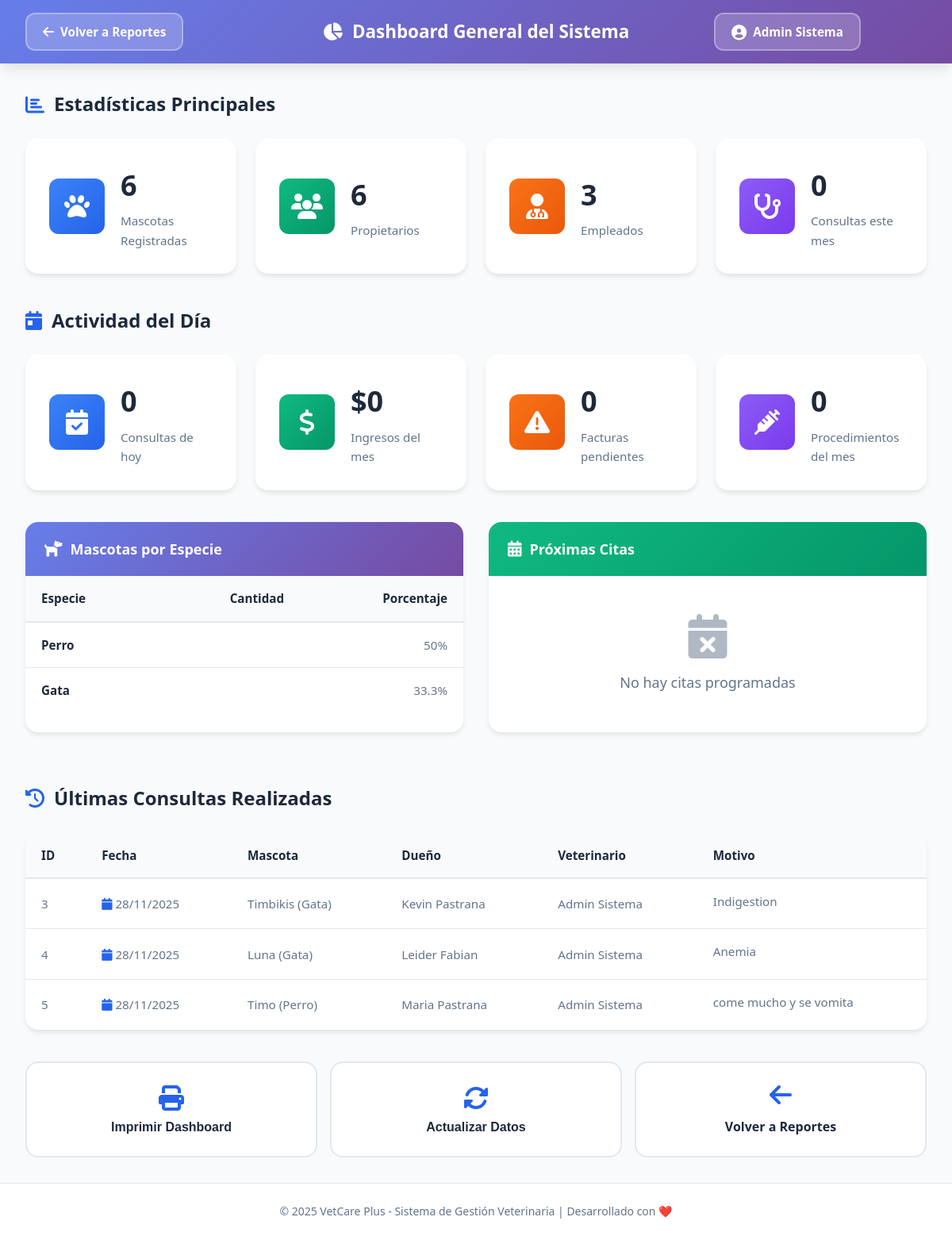
The app's page /Views/Reportes/ReporteGeneral.php (signed in) with its own data.
### tables this page shows
CREATE TABLE `consulta` (
  `id_consulta` int(10) UNSIGNED NOT NULL,
  `fecha_consulta` date NOT NULL,
  `hora_consulta` time DEFAULT NULL,
  `motivo` varchar(200) NOT NULL,
  `sintomas` text DEFAULT NULL,
  `diagnostico` text DEFAULT NULL,
  `tratamiento` text DEFAULT NULL,
  `observaciones` text DEFAULT NULL,
  `proxima_cita` date DEFAULT NULL,
  `id_mascota` int(10) UNSIGNED NOT NULL,
  `id_empleado` int(10) UNSIGNED NOT NULL,
  `estado` enum('Pendiente','En Proceso','Completada','Cancelada') NOT NULL DEFAULT 'Completada'
);

### Views/Reportes/ReporteGeneral.php (the view, shortened to what this page needs)
<?php
$user_name = $_SESSION['user_name'] ?? 'Usuario';
$host = 'localhost';
$dbname = 'veterinaria';
$username = 'root';
$password = '';
try {
    $pdo = new PDO("mysql:host=$host;dbname=$dbname;charset=utf8", $username, $password);
    $pdo->setAttribute(PDO::ATTR_ERRMODE, PDO::ERRMODE_EXCEPTION);
} catch(PDOException $e) {
    die("Error de conexión: " . $e->getMessage());
}
try {
    $stmt = $pdo->query("SELECT COUNT(*) as total FROM mascota");
    $total_mascotas = $stmt->fetch(PDO::FETCH_ASSOC)['total'];
    $stmt = $pdo->query("SELECT COUNT(*) as total FROM dueno");
    $total_duenos = $stmt->fetch(PDO::FETCH_ASSOC)['total'];
    $stmt = $pdo->query("SELECT COUNT(*) as total FROM empleado");
    $total_empleados = $stmt->fetch(PDO::FETCH_ASSOC)['total'];
    $stmt = $pdo->query("SELECT COUNT(*) as total FROM consulta
                        WHERE MONTH(fecha_consulta) = MONTH(CURRENT_DATE())
                        AND YEAR(fecha_consulta) = YEAR(CURRENT_DATE())");
    $consultas_mes = $stmt->fetch(PDO::FETCH_ASSOC)['total'];
    $stmt = $pdo->query("SELECT COUNT(*) as total FROM consulta
                        WHERE DATE(fecha_consulta) = CURRENT_DATE()");
    $consultas_hoy = $stmt->fetch(PDO::FETCH_ASSOC)['total'];
    $stmt = $pdo->query("SELECT COALESCE(SUM(total), 0) as total FROM factura
                        WHERE MONTH(fecha_factura) = MONTH(CURRENT_DATE())
                        AND YEAR(fecha_factura) = YEAR(CURRENT_DATE())");
    $ingresos_mes = $stmt->fetch(PDO::FETCH_ASSOC)['total'];
    $stmt = $pdo->query("SELECT COUNT(*) as total FROM factura WHERE estado = 'Pendiente'");
    $facturas_pendientes = $stmt->fetch(PDO::FETCH_ASSOC)['total'];
    $stmt = $pdo->query("SELECT COUNT(*) as total FROM procedimiento
                        WHERE MONTH(fecha_procedimiento) = MONTH(CURRENT_DATE())
                        AND YEAR(fecha_procedimiento) = YEAR(CURRENT_DATE())");
    $procedimientos_mes = $stmt->fetch(PDO::FETCH_ASSOC)['total'];
    $stmt = $pdo->query("SELECT especie, COUNT(*) as cantidad
                        FROM mascota
                        WHERE estado = 'Activo'
                        GROUP BY especie
                        ORDER BY cantidad DESC");
    $mascotas_especie = $stmt->fetchAll(PDO::FETCH_ASSOC);
    $stmt = $pdo->query("SELECT
        c.id_consulta,
        c.fecha_consulta,
        c.motivo,
        CONCAT(m.nombre, ' (', m.especie, ')') AS mascota,
        CONCAT(d.primer_nombre, ' ', d.primer_apellido) AS dueno,
        CONCAT(e.primer_nombre, ' ', e.primer_apellido) AS veterinario
    FROM consulta c
    INNER JOIN mascota m ON c.id_mascota = m.id_mascota
    INNER JOIN dueno d ON m.id_dueno = d.id_dueno
    INNER JOIN empleado e ON c.id_empleado = e.id_empleado
    ORDER BY c.fecha_consulta DESC
    LIMIT 5");
    $ultimas_consultas = $stmt->fetchAll(PDO::FETCH_ASSOC);
    $stmt = $pdo->query("SELECT
        c.id_consulta,
        c.proxima_cita,
        CONCAT(m.nombre, ' (', m.especie, ')') AS mascota,
        CONCAT(d.primer_nombre, ' ', d.primer_apellido) AS dueno
    FROM consulta c
    INNER JOIN mascota m ON c.id_mascota = m.id_mascota
    INNER JOIN dueno d ON m.id_dueno = d.id_dueno
    WHERE c.proxima_cita >= CURRENT_DATE()
    ORDER BY c.proxima_cita ASC
    LIMIT 5");
    $proximas_citas = $stmt->fetchAll(PDO::FETCH_ASSOC);
} catch(PDOException $e) {
    $error = "Error al obtener estadísticas: " . $e->getMessage();
    $total_mascotas = 0;
    $total_duenos = 0;
    $total_empleados = 0;
    $consultas_mes = 0;
    $consultas_hoy = 0;
    $ingresos_mes = 0;
    $facturas_pendientes = 0;
    $procedimientos_mes = 0;
    $mascotas_especie = [];
    $ultimas_consultas = [];
    $proximas_citas = [];
}
?>
<!DOCTYPE html>
<html lang="es">
<head>
    <link rel="stylesheet" href="https://cdnjs.cloudflare.com/ajax/libs/font-awesome/6.4.0/css/all.min.css">
    <link rel="stylesheet" href="../../Assets/Css/Dashboard.css">
    <link rel="stylesheet" href="../../Assets/Css/Reportes.css">
</head>
<body>
    <nav class="navbar">
        <div class="nav-container">
            <div class="nav-left">
                <a href="index.php" class="btn-back">
                    <i class="fas fa-arrow-left"></i>
                    <span>Volver a Reportes</span>
                </a>
            </div>
            <div class="nav-center">
                <h1 class="page-title">
                    <i class="fas fa-chart-pie"></i>
                    Dashboard General del Sistema
                </h1>
            </div>
            <div class="nav-right">
                <div class="user-badge">
                    <i class="fas fa-user-circle"></i>
                    <span><?php echo htmlspecialchars($user_name); ?></span>
                </div>
            </div>
        </div>
    </nav>
    <main class="main-content">
        <div class="container">
            <section style="margin-bottom: 2.5rem;">
                <h3 class="section-title">
                    <i class="fas fa-chart-bar"></i>
                    Estadísticas Principales
                </h3>
                <div class="stats-grid">
                    <div class="stat-card">
                        <div class="stat-icon blue">
                            <i class="fas fa-paw"></i>
                        </div>
                        <div class="stat-content">
                            <div class="stat-number"><?php echo $total_mascotas; ?></div>
                            <div class="stat-label">Mascotas Registradas</div>
                        </div>
                    </div>
                    <div class="stat-card">
                        <div class="stat-icon green">
                            <i class="fas fa-users"></i>
                        </div>
                        <div class="stat-content">
                            <div class="stat-number"><?php echo $total_duenos; ?></div>
                            <div class="stat-label">Propietarios</div>
                        </div>
                    </div>
                    <div class="stat-card">
                        <div class="stat-icon orange">
                            <i class="fas fa-user-md"></i>
                        </div>
                        <div class="stat-content">
                            <div class="stat-number"><?php echo $total_empleados; ?></div>
                            <div class="stat-label">Empleados</div>
                        </div>
                    </div>
                    <div class="stat-card">
                        <div class="stat-icon purple">
                            <i class="fas fa-stethoscope"></i>
                        </div>
                        <div class="stat-content">
                            <div class="stat-number"><?php echo $consultas_mes; ?></div>
                            <div class="stat-label">Consultas este mes</div>
                        </div>
                    </div>
                </div>
            </section>
            <section style="margin-bottom: 2.5rem;">
                <h3 class="section-title">
                    <i class="fas fa-calendar-day"></i>
                    Actividad del Día
                </h3>
                <div class="stats-grid">
                    <div class="stat-card">
                        <div class="stat-icon blue">
                            <i class="fas fa-calendar-check"></i>
                        </div>
                        <div class="stat-content">
                            <div class="stat-number"><?php echo $consultas_hoy; ?></div>
                            <div class="stat-label">Consultas de hoy</div>
                        </div>
                    </div>
                    <div class="stat-card">
                        <div class="stat-icon green">
                            <i class="fas fa-dollar-sign"></i>
                        </div>
                        <div class="stat-content">
                            <div class="stat-number">
                                $<?php echo number_format($ingresos_mes, 0, ',', '.'); ?>
                            </div>
                            <div class="stat-label">Ingresos del mes</div>
                        </div>
                    </div>
                    <div class="stat-card">
                        <div class="stat-icon orange">
                            <i class="fas fa-exclamation-triangle"></i>
                        </div>
                        <div class="stat-content">
                            <div class="stat-number"><?php echo $facturas_pendientes; ?></div>
                            <div class="stat-label">Facturas pendientes</div>
                        </div>
                    </div>
                    <div class="stat-card">
                        <div class="stat-icon purple">
                            <i class="fas fa-syringe"></i>
                        </div>
                        <div class="stat-content">
                            <div class="stat-number"><?php echo $procedimientos_mes; ?></div>
                            <div class="stat-label">Procedimientos del mes</div>
                        </div>
                    </div>
                </div>
            </section>
            <div style="display: grid; grid-template-columns: repeat(auto-fit, minmax(500px, 1fr)); gap: 2rem; margin-bottom: 2.5rem;">
                <div class="table-container">
                    <div class="table-header" style="background: linear-gradient(135deg, #667eea 0%, #764ba2 100%); color: white;">
                        <div class="table-title" style="color: white;">
                            <i class="fas fa-dog"></i>
                            Mascotas por Especie
                        </div>
                    </div>
                    <?php if (empty($mascotas_especie)): ?>
                        <div class="empty-state">
                            <i class="fas fa-paw"></i>
                            <p>No hay mascotas registradas</p>
                        </div>
                    <?php else: ?>
                        <table class="data-table">
                            <thead>
                                <tr>
                                    <th>Especie</th>
                                    <th style="text-align: right;">Cantidad</th>
                                    <th style="text-align: right;">Porcentaje</th>
                                </tr>
                            </thead>
                            <tbody>
                                <?php foreach($mascotas_especie as $especie): ?>
                                    <tr>
                                        <td>
                                            <strong><?php echo htmlspecialchars($especie['especie']); ?></strong>
                                        </td>
                                        <td style="text-align: right;">
                                            <span class="badge badge-info">
                                            </span>
                                        </td>
                                        <td style="text-align: right;">
                                            <?php
                                            $porcentaje = ($total_mascotas > 0)
                                                ? round(($especie['cantidad'] / $total_mascotas) * 100, 1)
                                                : 0;
                                            echo $porcentaje . '%';
                                            ?>
                                        </td>
                                    </tr>
                                <?php endforeach; ?>
                            </tbody>
                        </table>
                    <?php endif; ?>
                </div>
                <div class="table-container">
                    <div class="table-header" style="background: linear-gradient(135deg, #10b981 0%, #059669 100%); color: white;">
                        <div class="table-title" style="color: white;">
                            <i class="fas fa-calendar-alt"></i>
                            Próximas Citas
                        </div>
                    </div>
                    <?php if (empty($proximas_citas)): ?>
                        <div class="empty-state">
                            <i class="fas fa-calendar-times"></i>
                            <p>No hay citas programadas</p>
                        </div>
                    <?php endif; ?>
                </div>
            </div>
            <section>
                <h3 class="section-title">
                    <i class="fas fa-history"></i>
                    Últimas Consultas Realizadas
                </h3>
                <div class="table-container">
                    <?php if (empty($ultimas_consultas)): ?>
                        <div class="empty-state">
                            <i class="fas fa-inbox"></i>
                            <p>No hay consultas registradas</p>
                        </div>
                    <?php else: ?>
                        <table class="data-table">
                            <thead>
                                <tr>
                                    <th>ID</th>
                                    <th>Fecha</th>
                                    <th>Mascota</th>
                                    <th>Dueño</th>
                                    <th>Veterinario</th>
                                    <th>Motivo</th>
                                </tr>
                            </thead>
                            <tbody>
                                <?php foreach($ultimas_consultas as $consulta): ?>
                                    <tr>
                                        <td><?php echo $consulta['id_consulta']; ?></td>
                                        <td>
                                            <i class="fas fa-calendar text-primary"></i>
                                            <?php echo date('d/m/Y', strtotime($consulta['fecha_consulta'])); ?>
                                        </td>
                                        <td><?php echo htmlspecialchars($consulta['mascota']); ?></td>
                                        <td><?php echo htmlspecialchars($consulta['dueno']); ?></td>
                                        <td><?php echo htmlspecialchars($consulta['veterinario']); ?></td>
                                        <td>
                                            <span class="text-truncate" title="<?php echo htmlspecialchars($consulta['motivo']); ?>">
                                                <?php echo htmlspecialchars($consulta['motivo']); ?>
                                            </span>
                                        </td>
                                    </tr>
                                <?php endforeach; ?>
                            </tbody>
                        </table>
                    <?php endif; ?>
                </div>
            </section>
            <div class="actions-grid" style="margin-top: 2.5rem;">
                <button class="action-btn" onclick="window.print()">
                    <i class="fas fa-print"></i>
                    <span>Imprimir Dashboard</span>
                </button>
                <button class="action-btn" onclick="window.location.reload()">
                    <i class="fas fa-sync-alt"></i>
                    <span>Actualizar Datos</span>
                </button>
                <a href="index.php" class="action-btn">
                    <i class="fas fa-arrow-left"></i>
                    <span>Volver a Reportes</span>
                </a>
            </div>
        </div>
    </main>
    <footer class="footer">
        <p>&copy; 2025 VetCare Plus - Sistema de Gestión Veterinaria | Desarrollado con ❤️</p>
    </footer>
</body>
</html>

### records on screen
consulta: id_consulta "3", fecha_consulta "28/11/2025", mascota "Timbikis (Gata)", dueno "Kevin Pastrana", veterinario "Admin Sistema", motivo "Indigestion"
consulta: id_consulta "4", fecha_consulta "28/11/2025", mascota "Luna (Gata)", dueno "Leider Fabian", veterinario "Admin Sistema", motivo "Anemia"
consulta: id_consulta "5", fecha_consulta "28/11/2025", mascota "Timo (Perro)", dueno "Maria Pastrana", veterinario "Admin Sistema", motivo "come mucho y se vomita"

### other values on screen
$user_name "Admin Sistema"
$total_mascotas "6"
$total_duenos "6"
$total_empleados "3"
$consultas_mes "0"
$consultas_hoy "0"
$ingresos_mes "0"
$facturas_pendientes "0"
$procedimientos_mes "0"
$especie['especie'] "Perro"
$porcentaje "50"
$especie['especie'] "Gata"
$porcentaje "33.3"
